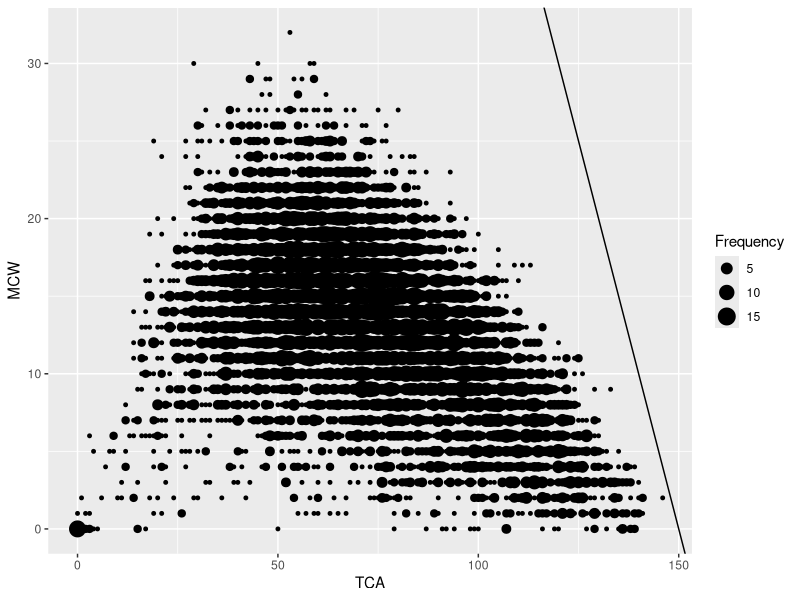

Here is the R script that generated this plot:
library(ggplot2)

stats = read.csv('LL72_Leaguewide_MD25.csv')
sum = aggregate(Season ~ TCA + MCW, stats, length)
colnames(sum) <- c("TCA", "MCW", "Frequency")

png('MCWvTCA.png', w=1000, h=500)
ggplot(sum, aes(x=TCA, y=MCW, size=Frequency)) +
    geom_point() +
    geom_abline(intercept=25*6,slope=-1)
dev.off()
